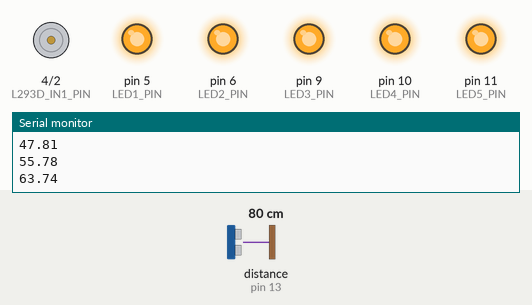
The sketch below on a simulated Arduino Uno, built with avr-gcc and run on an emulated ATmega328P. Parts: motor-driver pin pairs drawn as motors (green arrow = first pin HIGH = forward, orange = second pin HIGH = backward, longer = more drive, scaled by the enable pin), output pins drawn as LEDs (lit = HIGH), the last lines printed to the serial monitor. Wiring (inferred from the names in the program): ultrasonic range finder: trigger pin 12; echo pin 13. The test bench sets the inputs (shaded band); at power-on: distance to the obstacle (sensor on pin 13) 80 cm. The echo pulse lasts 58.3 µs per cm; pins used as bus, display or sensor lines are not drawn.

Above: at 1.4 s.
1.5 s: distance to the obstacle (sensor on pin 13) set to 66 cm
3.7 s: distance to the obstacle (sensor on pin 13) set to 56 cm
At 6.1 s:
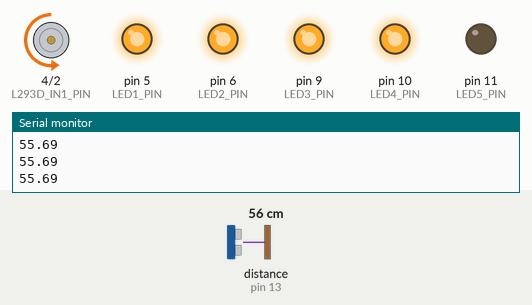
6.7 s: distance to the obstacle (sensor on pin 13) set to 9 cm
At 8.5 s:
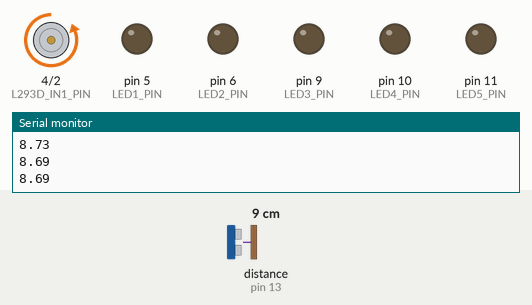
9.7 s: distance to the obstacle (sensor on pin 13) set to 120 cm
At 9.99 s:
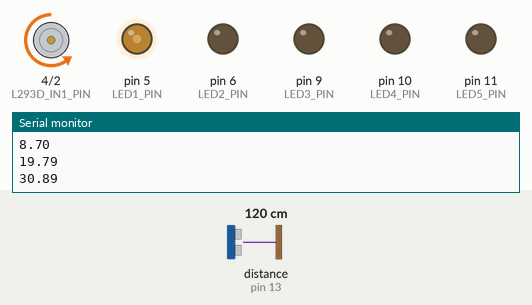
11.6 s: distance to the obstacle (sensor on pin 13) set to 60 cm
At 12.73 s:
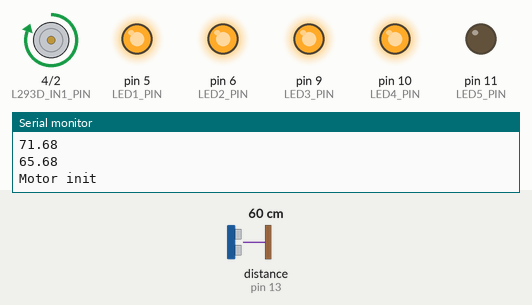
14.6 s: distance to the obstacle (sensor on pin 13) set to 250 cm
At 15.3 s:
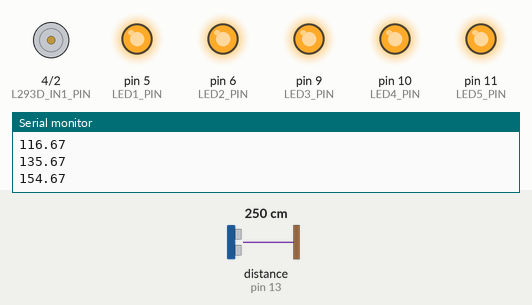
Timing chart, 0 to 17.1 s (numbered marks = the images above; inputs shaded):
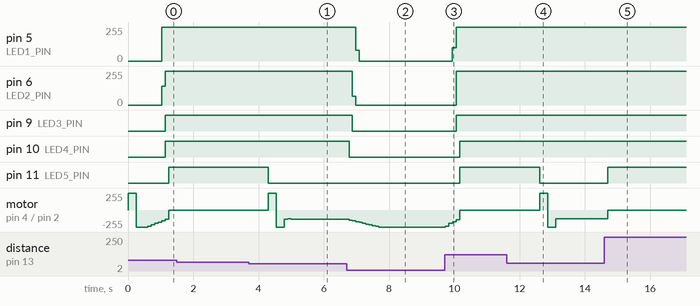

The sketch:

UltrasonicSensor.ino
```cpp
/**
 * refracta - 마이크로프로세서및실습 (CSE124-02)
 * 과제 2 Ultrasonic Sensor 소스 코드
 */

#define DEBUG_MODE true
// 디버그 플래그

#if DEBUG_MODE
  #define debug(log) Serial.println(log);
#else
  #define debug(log)
#endif

#define LED1_PIN 5
#define LED2_PIN 6
#define LED3_PIN 9
#define LED4_PIN 10
#define LED5_PIN 11
#define NUMBER_OF_LED 5
// LED 핀 배열 선언
const int LED_PINS[] = {LED1_PIN, LED2_PIN, LED3_PIN, LED4_PIN, LED5_PIN};

#define USS_TRIGGER_PIN 12
#define USS_ECHO_PIN 13

#define L293D_ENABLE_PIN 3
#define L293D_IN1_PIN 4
#define L293D_IN2_PIN 2

#define USE_MOTOR
#define MOTOR_SPEED_MIN 130
#define SOUND_SPEED 0.0343

#define GET_INTENSITY(DELTA) ((int) ((distance - DELTA) / 5 * 255))

// LED, 조이스틱, 초음파 센서, 모터 드라이버의 핀을 초기화한다.
void setup() {
  Serial.begin (9600);

  pinMode(LED1_PIN, OUTPUT);
  pinMode(LED2_PIN, OUTPUT);
  pinMode(LED3_PIN, OUTPUT);
  pinMode(LED4_PIN, OUTPUT);
  pinMode(LED5_PIN, OUTPUT);

  pinMode(USS_TRIGGER_PIN, OUTPUT);
  pinMode(USS_ECHO_PIN, INPUT);

  pinMode(L293D_ENABLE_PIN, OUTPUT);
  pinMode(L293D_IN1_PIN, OUTPUT);
  pinMode(L293D_IN2_PIN, OUTPUT);
}

// 초음파 센서로부터 현재 거리 값을 읽는다. (cm)
double getDistance() {
  digitalWrite(USS_TRIGGER_PIN, LOW);
  delayMicroseconds(5);
  digitalWrite(USS_TRIGGER_PIN, HIGH);
  delayMicroseconds(10);
  digitalWrite(USS_TRIGGER_PIN, LOW);
  return (pulseIn(USS_ECHO_PIN, HIGH) * SOUND_SPEED) / 2;
}

// LED 세기 배열
int intensities[NUMBER_OF_LED];

// LED의 세기를 설정한다.
void setIntensities(int i1, int i2, int i3, int i4, int i5) {
  intensities[0] = i1;
  intensities[1] = i2;
  intensities[2] = i3;
  intensities[3] = i4;
  intensities[4] = i5;
}

// 모든 LED의 세기를 LED 세기 배열에 있는 값으로 설정한다.
void setLED() {
  for(int i = 0; i < NUMBER_OF_LED; i++) {
    analogWrite(LED_PINS[i], intensities[i]);
  }
}

// 속도와 회전 방향을 매개변수로 받아 모터 동작을 설정한다.
void setMotor(int speed, boolean reverse) {
  analogWrite(L293D_ENABLE_PIN, speed);
  digitalWrite(L293D_IN1_PIN, reverse);
  digitalWrite(L293D_IN2_PIN, !reverse);
}

// 모터를 작동시킨다.
bool isMotorDown = true;
void runMotor(int speed) {
  #ifdef USE_MOTOR
  if(isMotorDown && speed > 0) {
	// 저출력으로 모터 사용 시, 작동하지 않는 경우 잠시 역방향 출력을 걸어주었다. 정방향 출력을 걸어주면 원활한 작동에 도움이 되는 것을 관찰하고 정지 후 모터 구동시 모터에게 역방향 출력을 가하는 부분을 추가하였다.
    debug("Motor init");
    setMotor(255, true);
    delay(250);
    setMotor(255, false);
    delay(250);
    isMotorDown = false;
  }
  setMotor(speed, false);
  if(speed == 0){
    isMotorDown = true;
  }
  #endif
}

#define SAMPLE_LENGTH 10
double dataArray[SAMPLE_LENGTH] = {0, };
// 최근 10개 초음파 센서 거리 센싱 결과의 평균을 구한다. (이동 평균 필터)
double getAverageDistance() {
  for(int i = 0; i < SAMPLE_LENGTH - 1; i ++){
    dataArray[i] = dataArray[i + 1];
  }
  dataArray[SAMPLE_LENGTH - 1] = getDistance();
  double distance = 0;
  for(int i = 0; i < SAMPLE_LENGTH; i ++){
    distance += dataArray[i];
  }
  distance /= SAMPLE_LENGTH;
  return distance;
}

#define BASE_DISTANCE 40
void loop() {
  double distance = getAverageDistance();

  // 거리에 따라 LED를 제어한다.
  if(distance <= BASE_DISTANCE) {
    setIntensities(0, 0, 0, 0, 0);
  } else if (distance <= BASE_DISTANCE + 5) {
    setIntensities(GET_INTENSITY(BASE_DISTANCE), 0, 0, 0, 0);
  } else if(distance <= BASE_DISTANCE + 10) {
    setIntensities(255, GET_INTENSITY(BASE_DISTANCE + 5), 0, 0, 0);
  } else if(distance <= BASE_DISTANCE + 15) {
    setIntensities(255, 255, GET_INTENSITY(BASE_DISTANCE + 10), 0, 0);
  } else if(distance <= BASE_DISTANCE + 20) {
    setIntensities(255, 255, 255, GET_INTENSITY(BASE_DISTANCE + 15), 0);
  } else {
    int intensity = GET_INTENSITY(BASE_DISTANCE + 20);
    intensity = intensity > 255 ? 255 : intensity;
    setIntensities(255, 255, 255, 255, intensity);
  }
  setLED();

// 거리에 따라 모터를 제어한다.
  if(distance < 10) {
    runMotor(255);
  } else if(60 <= distance) {
    runMotor(0);
  } else {
    double motorSpeed = (distance - 10) / (60 - 10);
    motorSpeed = MOTOR_SPEED_MIN + (1 - motorSpeed) * (255 - MOTOR_SPEED_MIN);
    runMotor((int) motorSpeed);
    // 10cm ~ 60cm을 255 ~ 120 모터 강도로 변환
  }

  delay(100);
  debug(distance);
}
```

Measured:
- the behaviour switches between 61 and 60 cm on distance to the obstacle (sensor on pin 13) (found by bisection; images 0 and 1)
- after the input at 3.7 s, pin 11 (LED5_PIN): HIGH → LOW after 0.59 s; motor on pin 4 (L293D_IN1_PIN) / pin 2 (L293D_IN2_PIN): stopped → forward 255/255 after 0.59 s, → backward 255/255 0.25 s later, → backward 140/255 0.25 s later, → backward 133/255 0.10 s later, … (7 changes in this stretch)
- after the input at 6.7 s, pin 5 (LED1_PIN): 255/255 → 82/255 after 0.28 s, → 0/255 0.10 s later; pin 6 (LED2_PIN): 255/255 → 65/255 after 0.18 s, → 0/255 0.10 s later
- after the input at 9.7 s, pin 5 (LED1_PIN): 0/255 → 101/255 after 0.24 s, → 255/255 0.11 s later; pin 6 (LED2_PIN): 0/255 → 255/255 after 0.35 s
- after the input at 11.6 s, pin 11 (LED5_PIN): HIGH → LOW after 1.0 s; motor on pin 4 (L293D_IN1_PIN) / pin 2 (L293D_IN2_PIN): stopped → forward 255/255 after 1.0 s, → backward 255/255 0.25 s later, → backward 130/255 0.25 s later
- after the input at 14.6 s, pin 11 (LED5_PIN): LOW → HIGH after 0.10 s; motor on pin 4 (L293D_IN1_PIN) / pin 2 (L293D_IN2_PIN): backward 130/255 → stopped after 0.10 s
